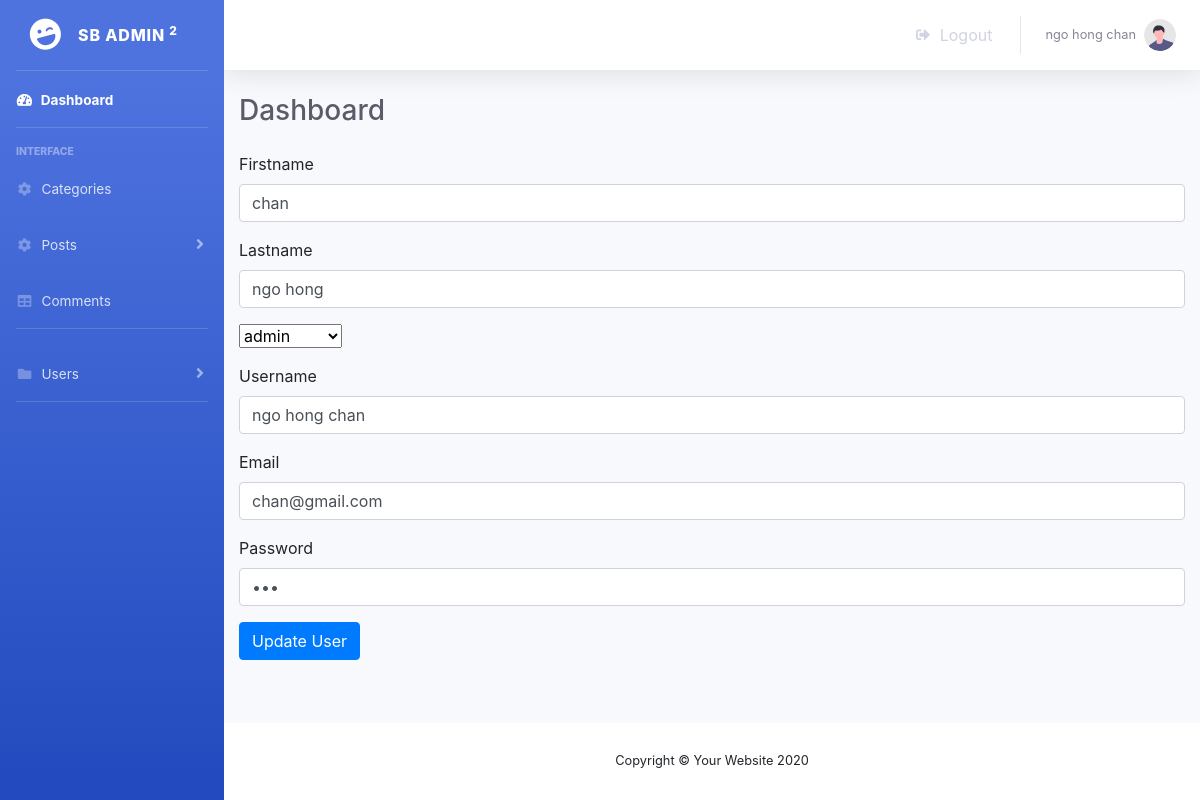
/admin/users.php?source=edit_user&edit_user=1 (signed in), run on the app's committed database.
### tables this page shows
CREATE TABLE `users` (
  `user_id` int(11) NOT NULL,
  `user_firstname` varchar(255) NOT NULL,
  `user_lastname` varchar(255) NOT NULL,
  `user_role` varchar(255) NOT NULL,
  `username` varchar(255) NOT NULL,
  `user_email` varchar(255) NOT NULL,
  `user_password` varchar(255) NOT NULL
);

### admin/includes/edit_user.php (the view, shortened to what this page needs)
<?php
if (isset($_GET['edit_user'])) {
    $the_edit_user = $_GET['edit_user'];
}
$query = "SELECT * FROM users where user_id = $the_edit_user";
$select_users_by_id = mysqli_query($connection, $query);
while ($row = mysqli_fetch_assoc($select_users_by_id)) {
    $username = $row['username'];
    $user_password = $row['user_password'];
    $user_firstname = $row['user_firstname'];
    $user_lastname = $row['user_lastname'];
    $user_email = $row['user_email'];
    $user_role = $row['user_role'];
}
?>
<form action="" method="post" enctype="multipart/form-data">
    <div class="form-group">
        <label for="title">Firstname</label>
        <input type="text" class="form-control" value="<?php echo $user_firstname; ?>" name="user_firstname">
    </div>
    <div class="form-group">
        <label for="post_status">Lastname</label>
        <input type="text" class="form-control" value="<?php echo $user_lastname; ?>" name="user_lastname">
    </div>
    <div class="form-group">
        <select name="user_role" id="">
            <option value="<?php echo $user_role; ?>"><?php echo $user_role; ?></option>
        </select>
    </div>
    <div class="form-group">
        <label for="post_tags">Username</label>
        <input type="text" value="<?php echo $username; ?>" class="form-control" name="username">
    </div>
    <div class="form-group">
        <label for="post_content">Email</label>
        <input type="email" value="<?php echo $user_email; ?>" class="form-control" name="user_email">
    </div>
    <div class="form-group">
        <label for="post_content">Password</label>
        <input type="password" value="<?php echo $user_password; ?>" class="form-control" name="user_password">
    </div>
    <div class="form-group">
        <input class="btn btn-primary" type="submit" name="edit_user" value="Update User">
    </div>
</form>

### data on the page
users: user_firstname "chan", user_lastname "ngo hong", user_role "admin", username "ngo hong chan", user_email "chan@gmail.com"

### other printed values
$_SESSION['username'] "ngo hong chan"
